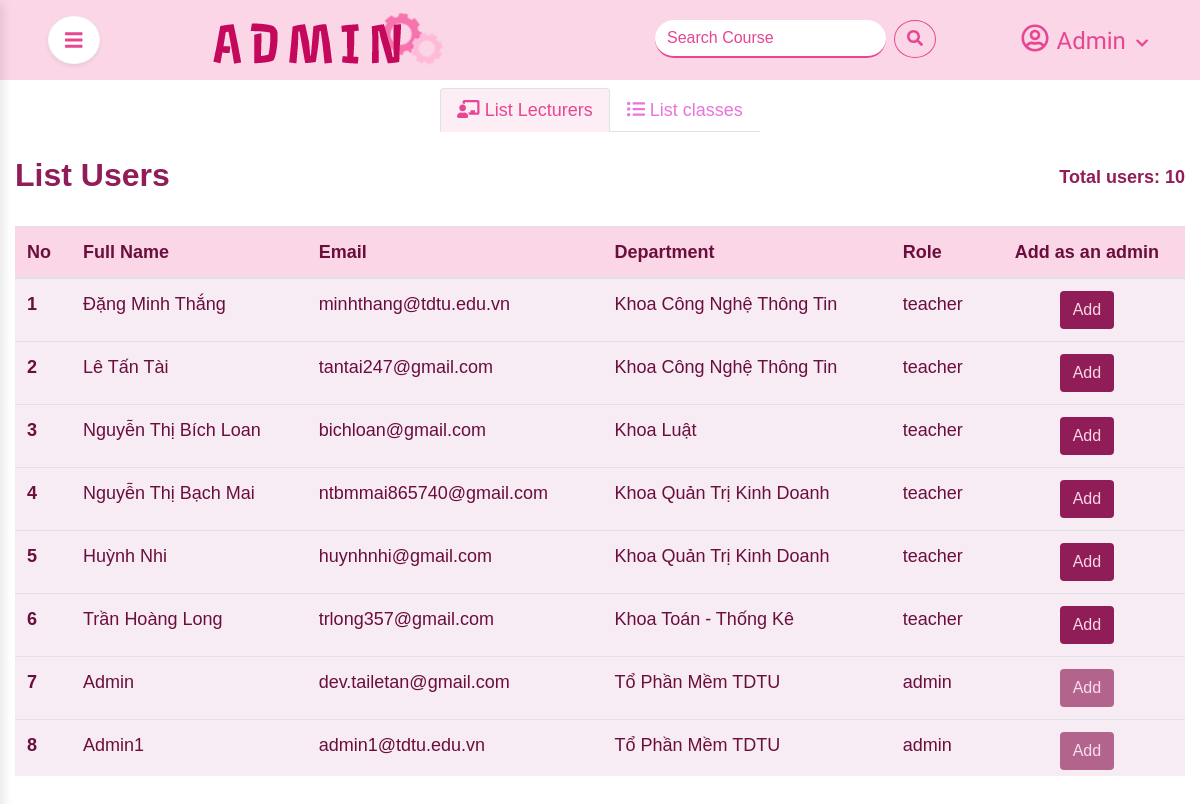
Page /source_code/index.php?mod=home&action=admin (signed in) on the committed database.
### tables this page shows
CREATE TABLE `table_users` (
  `user_id` int(11) NOT NULL,
  `fullname` varchar(100) NOT NULL,
  `email` varchar(100) NOT NULL,
  `password` varchar(50) NOT NULL,
  `department` varchar(200) NOT NULL,
  `phone_number` varchar(11) NOT NULL,
  `reset_token` varchar(40) DEFAULT NULL,
  `role` set('teacher','admin') NOT NULL DEFAULT 'teacher'
);

### source_code/libraries/database.php (called while the page is built, shortened)
<?php
function db_query($query_string) {
    global $conn;
    $result = mysqli_query($conn, $query_string);
    return $result;
}
function db_fetch_array($query_string) {
    $result = array();
    $mysqli_result = db_query($query_string);
    while ($row = mysqli_fetch_assoc($mysqli_result)) {
        $result[] = $row;
    }
    return $result;
}
function db_num_rows($query_string) {
    $mysqli_result = db_query($query_string);
	return mysqli_num_rows($mysqli_result);
}

### source_code/modules/home/models/homeModel.php (called while the page is built, shortened)
<?php
function get_list_users()
{
    $result = db_fetch_array("SELECT * FROM `table_users` ORDER BY `department`");
    return $result;
}
function get_num_row_lecturers()
{
    $num_row = db_num_rows("SELECT * FROM `table_users` ");
    return $num_row;
}
function get_num_row_classes()
{
    $num_row = db_num_rows("SELECT * FROM `table_class` ");
    return $num_row;
}
function get_all_class()
{
    $item = db_fetch_array("SELECT c.*, u.fullname, u.email FROM `table_class` c JOIN table_users u ON c.user_id = u.user_id ORDER BY `fullname` ");
    return $item;
}
function get_all_class_per_page($start, $num_per_page)
{
    $item = db_fetch_array("SELECT c.*, u.fullname, u.email FROM `table_class` c JOIN table_users u ON c.user_id = u.user_id ORDER BY `fullname` LIMIT {$start},{$num_per_page}");
    return $item;
}

### source_code/modules/home/controllers/indexController.php (called while the page is built, shortened)
<?php
function adminAction()
{
    $list_all_users = get_list_users();
    $data['list_all_users'] = $list_all_users;
    $list_all_class = get_all_class();
    $data['list_all_class'] = $list_all_class;
    if (isset($_GET["admin-btn-search"])) {
        if (isset($_GET["admin-search-value"])) {
            $num_per_page = 6;
            $data['num_per_page'] = $num_per_page;
            $search_data = $_GET["admin-search-value"];
            $total_classes = get_num_row_classes_by_search($search_data);
            $data['total_classes'] =  $total_classes;
            $num_page = ceil($total_classes / $num_per_page);
            $data['num_page'] = $num_page;
            $page =  isset($_GET['page']) ? (int)$_GET['page'] : 1;
            $data['page'] = $page;
            $start = ($page - 1) * $num_per_page;
            $list_all_class_per_page = get_class_by_adminSearch($start, $num_per_page, $search_data);
            $data['list_all_class_per_page'] = $list_all_class_per_page;
        }
    } else {
        $num_per_page = 6;
        $data['num_per_page'] = $num_per_page;
        $total_classes = get_num_row_classes();
        $data['total_classes'] =  $total_classes;
        $num_page = ceil($total_classes / $num_per_page);
        $data['num_page'] = $num_page;
        $page =  isset($_GET['page']) ? (int)$_GET['page'] : 1;
        $data['page'] = $page;
        $start = ($page - 1) * $num_per_page;
        $list_all_class_per_page = get_all_class_per_page($start, $num_per_page);
        $data['list_all_class_per_page'] = $list_all_class_per_page;
    }
    load_view('admin', $data);
}

### source_code/core/router.php (called while the page is built, shortened)
<?php
$action_name = get_action() . 'Action';
call_function(array('construct', $action_name));

### source_code/core/appload.php (called while the page is built, shortened)
<?php
require CONFIGPATH . DIRECTORY_SEPARATOR . 'database.php';
require LIBPATH . DIRECTORY_SEPARATOR . 'database.php';
require COREPATH . DIRECTORY_SEPARATOR . 'base.php';
require COREPATH . DIRECTORY_SEPARATOR . 'router.php';

### source_code/index.php (called while the page is built, shortened)
<?php
require COREPATH.DIRECTORY_SEPARATOR.'appload.php';

### source_code/helper/users.php (called while the page is built, shortened)
<?php
function is_login()
{
    if (isset($_SESSION['is_login'])) {
        return true;
    } else {
        return false;
    }
}

### source_code/modules/home/views/adminView.php (the view, shortened to what this page needs)
<div onclick="barDisappear()" class="container" id="admin-view">
    <nav class="navbar navbar-light nav-bar-custom pb-0">
        <div class="nav nav-tabs justify-content-center mx-auto" id="nav-tab" role="tablist">
            <a class="nav-item nav-link active" id="nav-lecturers-tab" data-toggle="tab" href="#nav-lecturers" role="tab" aria-controls="nav-lecturers" aria-selected="true"><i class="fas fa-chalkboard-teacher"></i> List Lecturers</a>
            <a class="nav-item nav-link" id="nav-all-classes-tab" data-toggle="tab" href="#nav-all-classes" role="tab" aria-controls="nav-all-classes" aria-selected="false"><i class="fas fa-list-ul"></i> List classes</a>
        </div>
    </nav>
    <div class="tab-content " id="nav-tabContent">
        <div class="tab-pane fade show active" id="nav-lecturers" role="tabpanel" aria-labelledby="nav-lecturers-tab">
            <div class="row">
                <div class="col-lg-12 col-md-12 " id="list-students">
                    <div class="row my-4 py-0" id="">
                        <div class="col-lg-10 col-md-9 col-sm-8 col-8">
                            <h2 class="text-901D57 font-weight-bold">List Users</h2>
                        </div>
                        <div onClick="window.location.reload();" class="col-lg-2 col-md-3 col-sm-4 col-4 font-weight-bold text-901D57 pt-2 text-right">
                            Total users: <?php echo get_num_row_lecturers() ?>
                        </div>
                    </div>
                    <form action="" method="post" class="" id="table_all_teacher">
                        <?php if (!empty($list_all_users)) {
                        ?>
                            <table class="table table-pink table-hover overflow-auto">
                                <thead class="">
                                    <tr>
                                        <th scope="col" class="">No</th>
                                        <th scope="col" class="">Full Name</th>
                                        <th scope="col" class="">Email</th>
                                        <th scope="col" class="">Department</th>
                                        <th scope="col" class="">Role</th>
                                        <th scope="col" class="text-center">
                                            Add as an admin
                                        </th>
                                    </tr>
                                </thead>
                                <tbody class="">
                                    <?php
                                    $temp = 0;
                                    foreach ($list_all_users as $user) {
                                        $temp++
                                    ?>
                                        <tr>
                                            <th scope="row"><?= $temp ?></th>
                                            <td><?= $user['fullname'] ?></td>
                                            <td><?= $user['email'] ?></td>
                                            <td><?= $user['department'] ?></td>
                                            <td><?= $user['role'] ?></td>
                                            <td class="text-center">
                                                <button onClick="window.location.reload()" type="submit" class="btn btn-delete" name="btn-add-admin" value="<?= $user['user_id'] ?>" <?php if ($user['role'] == 'admin') echo 'disabled'; ?>>Add</button>
                                            </td>
                                        </tr>
                                    <?php
                                    }
                                    ?>
                                </tbody>
                            </table>
                        <?php
                        }
                        ?>
                    </form>
                </div>
            </div>
        </div>
    </div>
</div>

### source_code/core/base.php (shortened to what this page needs)
<?php
function get_module() {
    global $config;
    $module = isset($_GET['mod']) ? $_GET['mod'] : $config['default_module'];
    return $module;
}
function call_function($list_function = array()) {
    if (is_array($list_function)) {
        foreach ($list_function as $f) {
            if (function_exists($f())) {
                $f();
            }
        }
    }
}
function load_view($name, $data_send = array()) {
    $data = $data_send;
    $path = MODULESPATH . DIRECTORY_SEPARATOR . get_module() . DIRECTORY_SEPARATOR . 'views' . DIRECTORY_SEPARATOR . $name . 'View.php';
    if (file_exists($path)) {
        require $path;
    } else {
        echo "Không tìm thấy {$path}";
    }
}
function get_header($name = '') {
    global $data;
    if (empty($name)) {
        $name = 'header';
    } else {
        $name = "header-{$name}";
    }
    $path = LAYOUTPATH . DIRECTORY_SEPARATOR . $name . '.php';
    if (file_exists($path)) {
        if (is_array($data)) {
            foreach ($data as $key => $a) {
                $$key = $a;
            }
        }
        require $path;
    } else {
        echo "Không tìm thấy {$path}";
    }
}
function get_footer($name = '') {
    global $data;
    if (empty($name)) {
        $name = 'footer';
    } else {
        $name = "footer-{$name}";
    }
    $path = LAYOUTPATH . DIRECTORY_SEPARATOR . $name . '.php';
    if (file_exists($path)) {
        if (is_array($data)) {
            foreach ($data as $key => $a) {
                $$key = $a;
            }
        }
        require $path;
    } else {
        echo "Không tìm thấy {$path}";
    }
}
?>

### source_code/public/css/style.css (style rules this page uses)
body { font-size: 14px; font-family: Arial; line-height: 26px; }
@media (min-width: 1200px) { .container, .container-lg, .container-md, .container-sm, .container-xl { max-width: 1300px; } }
.btn-delete { color: #FAD6E6; background-color: #901D57; }
.nav-bar-custom { border-color: #ce41c0 !important; }
.nav-bar-custom a { color: #E874DC; }
.nav-tabs .nav-item.show .nav-link, .nav-tabs .nav-link.active { color: #E64692; background-color: #FCEEF4; border-bottom: none; }
.table-pink { background-color: #F7EBF4!important; color: #6B0E3D!important; }
.table-pink thead { background-color: #FAD6E6 !important; }
#admin-view { font-size: 18px!important; }
#table_all_teacher { max-height: 550px; overflow: auto; margin-top: 20px; }
.text-901D57 { color: #901D57!important; }

### rows in the picture
table_users: fullname "Đặng Minh Thắng", email "minhthang@tdtu.edu.vn", department "Khoa Công Nghệ Thông Tin", role "teacher"
table_users: fullname "Lê Tấn Tài", email "tantai247@gmail.com", department "Khoa Công Nghệ Thông Tin", role "teacher"
table_users: fullname "Nguyễn Thị Bích Loan", email "bichloan@gmail.com", department "Khoa Luật", role "teacher"
table_users: fullname "Nguyễn Thị Bạch Mai", email "ntbmmai865740@gmail.com", department "Khoa Quản Trị Kinh Doanh", role "teacher"
table_users: fullname "Huỳnh Nhi", email "huynhnhi@gmail.com", department "Khoa Quản Trị Kinh Doanh", role "teacher"
table_users: fullname "Trần Hoàng Long", email "trlong357@gmail.com", department "Khoa Toán - Thống Kê", role "teacher"
table_users: fullname "Admin", email "dev.tailetan@gmail.com", department "Tổ Phần Mềm TDTU", role "admin"
table_users: fullname "Admin1", email "admin1@tdtu.edu.vn", department "Tổ Phần Mềm TDTU", role "admin"

### other values in the picture
user_infor('fullname') "Admin"
get_num_row_lecturers() "10"
